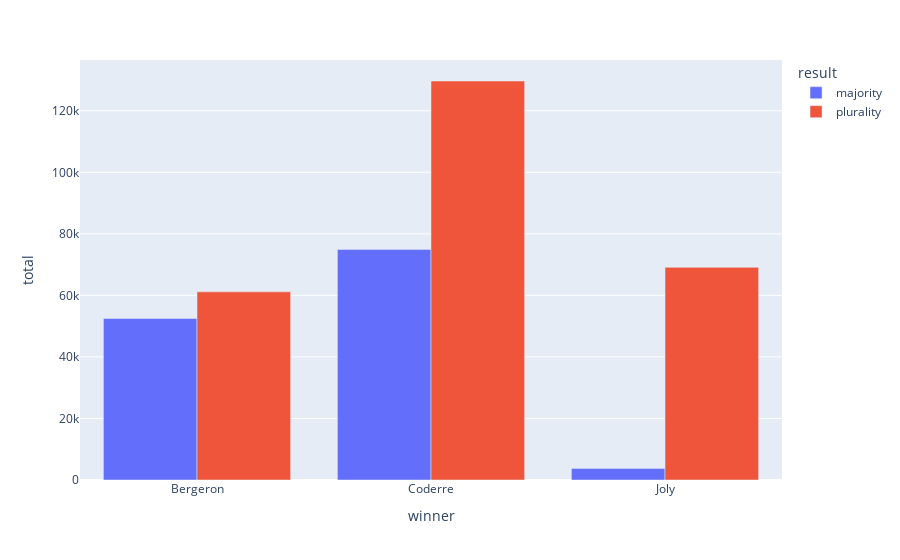

This figure's notebook cell:
### Code cell
# Agrupados
px.bar(tbl_election2, x='winner', y='total', color='result', barmode='group')

### Figure 1 — Plotly figure (JSON) as saved in the notebook; plotly's stock layout.template omitted (floating-point values rounded to 4 significant figures)
{"data": [{"alignmentgroup": "True", "hovertemplate": "result=majority<br>winner=%{x}<br>total=%{y}<extra></extra>", "legendgroup": "majority", "marker": {"color": "#636efa", "pattern": {"shape": ""}}, "name": "majority", "offsetgroup": "majority", "orientation": "v", "showlegend": true, "textposition": "auto", "type": "bar", "x": ["Bergeron", "Coderre", "Joly"], "xaxis": "x", "y": [52496, 74952, 3776], "yaxis": "y"}, {"alignmentgroup": "True", "hovertemplate": "result=plurality<br>winner=%{x}<br>total=%{y}<extra></extra>", "legendgroup": "plurality", "marker": {"color": "#EF553B", "pattern": {"shape": ""}}, "name": "plurality", "offsetgroup": "plurality", "orientation": "v", "showlegend": true, "textposition": "auto", "type": "bar", "x": ["Bergeron", "Coderre", "Joly"], "xaxis": "x", "y": [61143, 129679, 69120], "yaxis": "y"}], "layout": {"barmode": "group", "legend": {"title": {"text": "result"}, "tracegroupgap": 0}, "margin": {"t": 60}, "xaxis": {"anchor": "y", "domain": [0, 1], "title": {"text": "winner"}}, "yaxis": {"anchor": "x", "domain": [0, 1], "title": {"text": "total"}}}}
